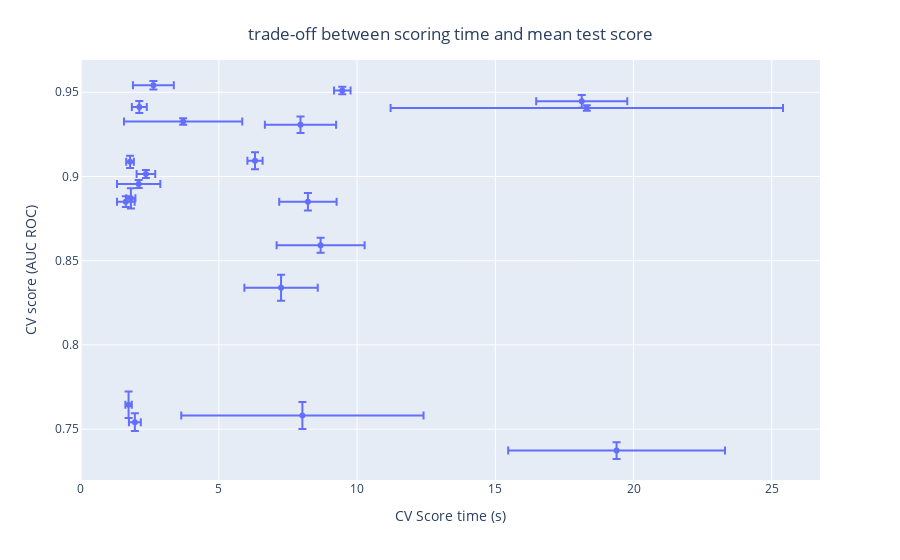

This figure's notebook cell:
### Code cell
import plotly.express as px

param_names = [shorten_param(name) for name in parameter_grid.keys()]
labels = {
    "mean_score_time": "CV Score time (s)",
    "mean_test_score": "CV score (AUC ROC)",
}
fig = px.scatter(
    cv_results,
    x="mean_score_time",
    y="mean_test_score",
    error_x="std_score_time",
    error_y="std_test_score",
    hover_data=param_names,
    labels=labels,
)
fig.update_layout(
    title={
        "text": "trade-off between scoring time and mean test score",
        "y": 0.95,
        "x": 0.5,
        "xanchor": "center",
        "yanchor": "top",
    }
)

### Figure 1 — Plotly figure (JSON) as saved in the notebook; plotly's stock layout.template omitted (floating-point values rounded to 4 significant figures)
{"data": [{"customdata": [[[1, 1], "l1", 1e-06], [[1, 1], "l2", 1e-06], [[1, 2], "l1", 1e-06], [[1, 2], "l2", 1e-06], [[1, 1], "l1", 5.623e-05], [[1, 1], "l2", 5.623e-05], [[1, 2], "l1", 5.623e-05], [[1, 2], "l2", 5.623e-05], [[1, 1], "l1", 0.003162], [[1, 1], "l2", 0.003162], [[1, 2], "l1", 0.003162], [[1, 2], "l2", 0.003162], [[1, 1], "l1", 0.1778], [[1, 1], "l2", 0.1778], [[1, 2], "l1", 0.1778], [[1, 2], "l2", 0.1778], [[1, 1], "l1", 10], [[1, 1], "l2", 10], [[1, 2], "l1", 10], [[1, 2], "l2", 10]], "error_x": {"array": [0.3368, 0.3188, 7.097, 1.038, 2.138, 0.1388, 0.2982, 0.275, 0.7393, 0.2702, 1.647, 1.288, 0.7835, 0.1633, 1.591, 1.327, 0.2144, 0.1162, 3.921, 4.382]}, "error_y": {"array": [0.002412, 0.003208, 0.001641, 0.00517, 0.001929, 0.003658, 0.002206, 0.005041, 0.002505, 0.003546, 0.0038, 0.004924, 0.002411, 0.006033, 0.004418, 0.007696, 0.005283, 0.007809, 0.004998, 0.00799]}, "hovertemplate": "CV Score time (s)=%{x}<br>CV score (AUC ROC)=%{y}<br>ngram_range=%{customdata[0]}<br>norm=%{customdata[1]}<br>alpha=%{customdata[2]}<extra></extra>", "legendgroup": "", "marker": {"color": "#636efa", "symbol": "circle"}, "mode": "markers", "name": "", "orientation": "v", "showlegend": false, "type": "scatter", "x": [2.362, 1.635, 18.31, 8.222, 3.708, 1.788, 9.465, 6.307, 2.632, 2.123, 18.13, 7.953, 2.099, 1.819, 8.681, 7.25, 1.962, 1.735, 19.39, 8.022], "xaxis": "x", "y": [0.9015, 0.885, 0.9407, 0.885, 0.9327, 0.9087, 0.9511, 0.9093, 0.9542, 0.9412, 0.9446, 0.9307, 0.8955, 0.887, 0.8591, 0.834, 0.7541, 0.7645, 0.7373, 0.758], "yaxis": "y"}], "layout": {"legend": {"tracegroupgap": 0}, "margin": {"t": 60}, "title": {"text": "trade-off between scoring time and mean test score", "x": 0.5, "xanchor": "center", "y": 0.95, "yanchor": "top"}, "xaxis": {"anchor": "y", "domain": [0, 1], "title": {"text": "CV Score time (s)"}}, "yaxis": {"anchor": "x", "domain": [0, 1], "title": {"text": "CV score (AUC ROC)"}}}}
